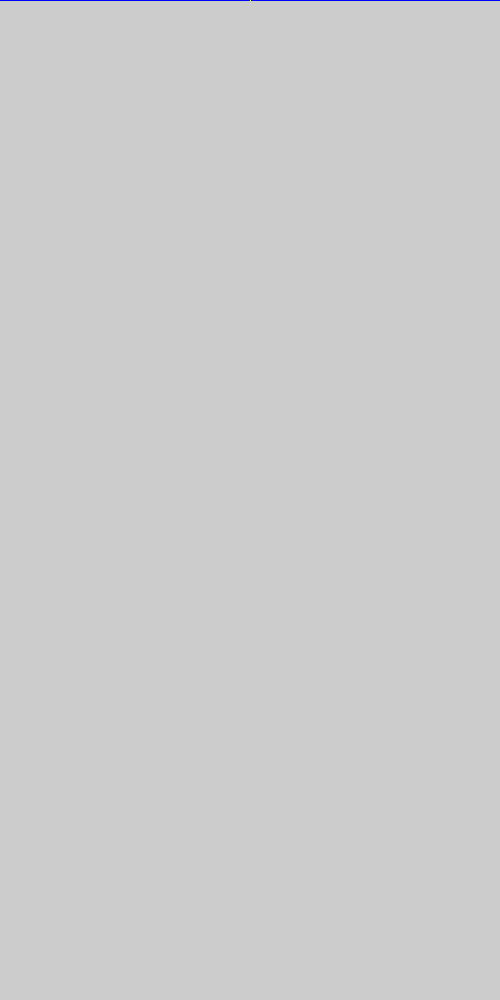
Frame 1 (no input)
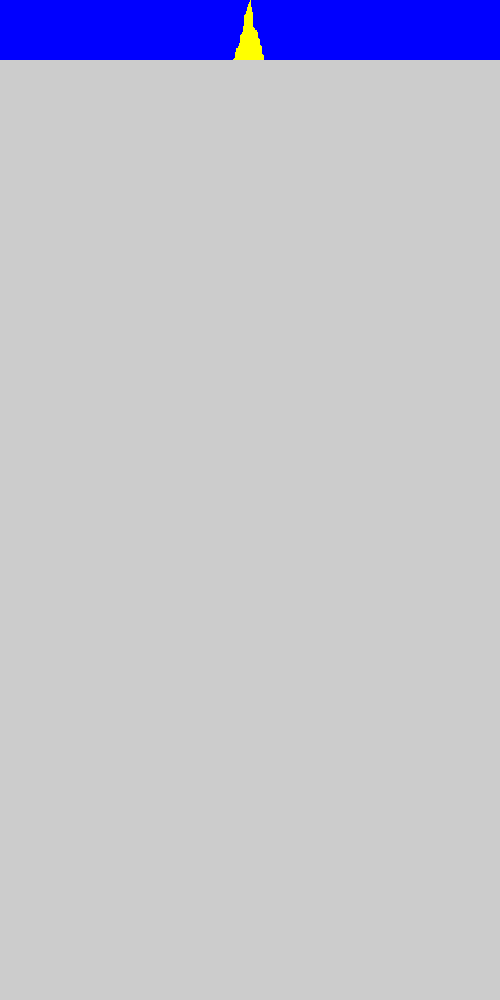
Frame 60 (the mouse pressed at the canvas centre just before this capture)
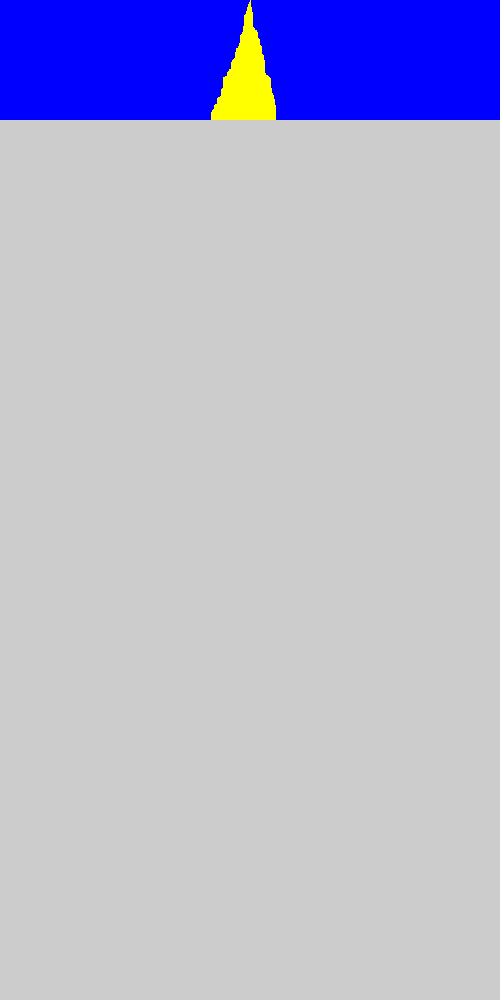
Frame 120 (the mouse held since frame 60 and released just before this capture)

The Processing sketch that drew these frames (run headless with seeded random() and noise(); from frame 60 on, the mouse is pressed at the canvas centre):

// Processing sketch: automat_wzrost1D_4
// ── automat_wzrost1D_4.pde
// Jednowymiarowy, asynchroniczny automat komórkowy 
//  (najprostsza symulacja CA w postaci funkcyjnej) 
//-//////////////////////////////////////////////////////////////////////////////////////////
int WorldSize=500; //Ile chcemy elementów w linii?

int[] World=new int[WorldSize]; //Tworzenie tablicy - w Processingu zawsze za pomocą alokacji
                               //Tablica jest obiektem o predefiniowanej klasie
                               // - ma swoje metody ;-) i atrybuty dostępne w notacji kropkowej

void setup()
{
size(500,1000);    //Okno bardziej pionowe niż poziome 
noSmooth();
//for(int i=0;i<World.length;i++) //Zerowanie tablicy - gdyby było potrzebne.
//    World[i]=0;                 //W tej wersji Processingu nie jest 

World[WorldSize/2]=1; //Zarodek automatu
}


int t=0; //Licznik czasu czyli kroków
void draw()
{
  if(t>999) return; //Poza ekranem - nic już nie ma do narysowania 
  
  for(int i=0;i<World.length;i++) //Wizualizacja czyli "rysowanie na ekranie" 
  {                              //length to atrybut aktualnej długości tablicy 
    if(World[i]>0) stroke(255,255,0); //Żółty
    else           stroke(0,0,255); //Niebieski
    point(i,t);                  //Stan automatu w chwili t w t-tej linii okna
  }
  
  int N=World.length/4; //Najwyżej 1/4 komórek zmienia swój stan w kroku czasu
  for(int j=0;j<N;j++) //Zmiana stanu automatu
  {
       int i=int(random(World.length)); //Funkcja random() produkuje float, więc trzeba zmienić
                                       // typ wyniku czyli obciąć część ułamkową
       
       //Reguła - jeśli masz żywego sąsiada stajesz się żywy
       //Co zrobić z "brzegami świata"? 
       int right = (i+1) % WorldSize; //Można zrobić liczenie indeksów sąsiadów       
       int left  = (WorldSize+i-1) % WorldSize; //z zawijaniem dzięki reszcie z dzielenia
      
       if(World[left]>0) //Sąsiad nie jest zerem czyli jest "żywy"
       World[i]=1;       //To zmieniana komórka też jest żywa
       
       if(World[right]>0) //Prawy sąsiad nie jest zerem czyli jest "żywy"
       World[i]=1;
   }
   
   t++; //Kolejne pokolenie/krok/rok
}
